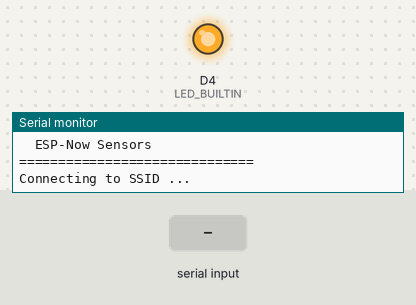
Simulated run of this program. Board: ESP8266 (Wemos D1 mini). Parts: output pins drawn as LEDs (lit = HIGH, except the on-board LED, lit = LOW), the last lines printed to the serial monitor. Inputs (shaded band) come from the test bench. WiFi joins after 1.5 s; servers stay silent unless stated; the local clock reads 2024-03-15 10:24:30 at power-on unless the program sets it; no MQTT or app messages arrive unless stated.

Above: at 0.1 s.
At 3.2 s:
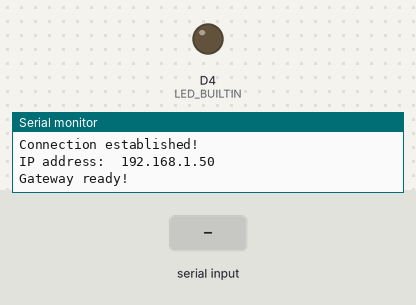
3.3 s: "1\n" received over the second serial link
Timing chart, 0 to 6.3 s (numbered marks = the images above; inputs shaded):
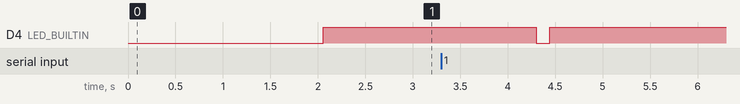

The program:

main.cpp
```cpp
#include <Arduino.h>
#include "PubSubClient.h"
#include "SoftwareSerial.h"
#include "ArduinoJson.h"
#include "time.h"

#include "secrets.h"

#ifdef ESP32
#include <WiFi.h>
#include <esp_now.h>
#else
#include <ESP8266WiFi.h>
#include <espnow.h>
#endif

// Uncomment to view debug prints
#define DEBUG_FLAG

// WIFI Settings
#define WIFI_SSID SECRET_SSID
#define WIFI_PASSWORD SECRET_PASSWORD

// MQTT
#define mqttServer IPAddress(192, 168, 1, 50)
#define mqttPort 1883

#define MSG_TOPIC_SIZE 100 // not sure 50 was too short
char mqttTopic[MSG_TOPIC_SIZE];

// Serial
#define SERIAL_BUFFER_SIZE 256
#define SERIAL_RX_PIN D5
#define SERIAL_TX_PIN D6
char end_char = '\0';

// Sensors
struct SensorData
{
    String id = ""; // mac-addr example: "B4E62D693C11",
    String name = "";
    String data = ""; // "data" : "{"battery" : 3.261719, "moisture" : 40, "uptime" : 131}"
};

// Initialization
WiFiClient wifiClient;
PubSubClient mqttClient(wifiClient);
SoftwareSerial SSerial(SERIAL_RX_PIN, SERIAL_TX_PIN); // D5 and D6 on Wemos D1 mini
SensorData sensors[10];
size_t numberOfSensor = 0;

void onMqttMessage(char *topic, byte *payload, unsigned int length)
{
    // currently not listening to anything
}

void mqttReconnect()
{
    if (!mqttClient.connected())
    {
        mqttClient.setServer(mqttServer, mqttPort);
        mqttClient.setCallback(onMqttMessage);
        if (mqttClient.connect("ESP-Now Sensors"))
        {
            mqttClient.subscribe("cmnd/sensor");
            mqttClient.publish("ESP-Now/sensor/status", "online");
#ifdef DEBUG_FLAG
            Serial.print('\n');
            Serial.println(F("ESP-Now/sensor/status  online"));
            Serial.println();
            Serial.println(F("Connected to MQTT"));
#endif
        }
    }
}

void mqttPublishState(char macAdress[], char topic[], String payload)
{
    strcpy(mqttTopic, "ESP-Now/sensor_");
    strcat(mqttTopic, macAdress);
    strcat(mqttTopic, "/");
    strcat(mqttTopic, topic);

#ifdef DEBUG_FLAG
    Serial.println("");
    Serial.println("Sending State!");
    Serial.print("State Topic: ");
    Serial.println(mqttTopic);
    Serial.print("State Payload: ");
    Serial.println(payload.c_str());
    Serial.println("");
#endif

    mqttClient.publish(mqttTopic, payload.c_str());
}
void mqttPublishConfig(char macAdress[], char topic[], String payload)
{
    strcpy(mqttTopic, "homeassistant/sensor/espnow-");
    strcat(mqttTopic, macAdress);
    strcat(mqttTopic, "/");
    strcat(mqttTopic, topic);

#ifdef DEBUG_FLAG
    Serial.println("");
    Serial.println("Sending Config!");
    Serial.print("Config Topic: ");
    Serial.println(mqttTopic);
    Serial.print("Config Payload: ");
    Serial.println(payload.c_str());
    Serial.println("");
#endif

    mqttClient.publish(mqttTopic, payload.c_str(), true);
}

void sendMQTTDiscoveryMsg(SensorData &sensor)
{
    {
        DynamicJsonDocument doc(1024);
        doc["device_class"] = "humidity";
        doc["state_class"] = "measurement";
        doc["icon"] = "mdi:clock";
        doc["unit_of_measurement"] = "ms";
        doc["name"] = "Uptime";
        doc["value_template"] = "{{value_json.uptime}}";
        doc["unique_id"] = "ESP-Now-" + sensor.id + "_uptime";
        doc["state_topic"] = "ESP-Now/sensor_" + sensor.id + "/state";
        doc["availability_topic"] = "ESP-Now/sensor_" + sensor.id + "/status";
        JsonObject device = doc.createNestedObject("device");
        device["identifiers"] = sensor.id;
        device["name"] = "sensor_" + sensor.id;
        device["sw_version"] = "2021.10.0";
        device["model"] = "d1_mini";
        device["manufacturer"] = "espressif";

        String payload;
        serializeJson(doc, payload);
        mqttPublishConfig((char *)sensor.id.c_str(), "uptime/config", payload);
    }
    {
        DynamicJsonDocument doc(1024);
        doc["device_class"] = "humidity";
        doc["state_class"] = "measurement";
        //doc["icon"] = "mdi:water";
        doc["unit_of_measurement"] = "%";
        doc["name"] = "Moisture";
        doc["value_template"] = "{{value_json.moisture}}";
        doc["unique_id"] = "ESP-Now-" + sensor.id + "_moisture";
        doc["state_topic"] = "ESP-Now/sensor_" + sensor.id + "/state";
        doc["availability_topic"] = "ESP-Now/sensor_" + sensor.id + "/status";
        JsonObject device = doc.createNestedObject("device");
        device["identifiers"] = sensor.id;
        device["name"] = "sensor_" + sensor.id;
        device["sw_version"] = "2021.10.0";
        device["model"] = "d1_mini";
        device["manufacturer"] = "espressif";

        String payload;
        serializeJson(doc, payload);
        mqttPublishConfig((char *)sensor.id.c_str(), "moisture/config", payload);
    }
    {
        DynamicJsonDocument doc(1024);
        doc["device_class"] = "voltage";
        doc["state_class"] = "measurement";
        doc["icon"] = "mdi:battery";
        doc["unit_of_measurement"] = "V";
        doc["name"] = "Battery Voltage";
        doc["value_template"] = "{{value_json.battery}}";
        doc["unique_id"] = "ESP-Now-" + sensor.id + "_battery";
        doc["state_topic"] = "ESP-Now/sensor_" + sensor.id + "/state";
        doc["availability_topic"] = "ESP-Now/sensor_" + sensor.id + "/status";
        JsonObject device = doc.createNestedObject("device");
        device["identifiers"] = sensor.id;
        device["name"] = "sensor_" + sensor.id;
        device["sw_version"] = "2021.10.0";
        device["model"] = "d1_mini";
        device["manufacturer"] = "espressif";

        String payload;
        serializeJson(doc, payload);
        mqttPublishConfig((char *)sensor.id.c_str(), "battery/config", payload);
    }
}

void publishState(StaticJsonDocument<256> &doc)
{
    String payload;
    serializeJson(doc["data"], payload);
    String macAddr = doc["mac"];
    mqttPublishState((char *)macAddr.c_str(), "state", payload);
}

bool checkIfNewSensor(String id)
{
    bool found = false;
    for (size_t i = 0; i < numberOfSensor; i++)
    {
        if (sensors[i].id == id)
        {
            found = true;
            break;
        }
    }
    return !found;
};

void sensorMessageReceived(StaticJsonDocument<256> &doc)
{
    digitalWrite(LED_BUILTIN, LOW);

    JsonObject data = doc["data"].as<JsonObject>();
    data["uptime"] = doc["uptime"];

    SensorData sensor;
    sensor.id = doc["mac"].as<String>();
    sensor.name = "Sensor " + doc["mac"].as<String>();

    if (checkIfNewSensor(sensor.id))
    {
        sendMQTTDiscoveryMsg(sensor);
        numberOfSensor++;
    }

    serializeJson(doc["data"], sensor.data);
    publishState(doc);

    mqttPublishState((char *)sensor.id.c_str(), "status", "online");
    digitalWrite(LED_BUILTIN, HIGH);
}

/* ##### WifiManager ##### */

void wifiConnected()
{
    mqttReconnect();
    configTime(2 * 3600, 0, "pool.ntp.org", "time.nist.gov");
    digitalWrite(LED_BUILTIN, HIGH);

#ifdef DEBUG_FLAG
    Serial.println(F("\nConnection established!"));
    Serial.print(F("IP address:\t"));
    Serial.println(WiFi.localIP());
    Serial.println(F("\nGateway ready!"));
#endif
}

/* ############################ Setup ############################################# */

void setup()
{
    Serial.begin(115200);
    SSerial.begin(9600);
#ifdef DEBUG_FLAG
    Serial.println();
    Serial.println(F("=============================="));
    Serial.println(F("  ESP-Now Sensors"));
    Serial.println(F("=============================="));
    Serial.println();
#endif

    pinMode(LED_BUILTIN, OUTPUT);
    digitalWrite(LED_BUILTIN, LOW);

    WiFi.begin(WIFI_SSID, WIFI_PASSWORD);
    Serial.print("Connecting to ");
    Serial.print(WIFI_SSID);
    Serial.println(" ...");

    int i = 0;
    while (WiFi.status() != WL_CONNECTED)
    { // Wait for the Wi-Fi to connect
        delay(1000);
        Serial.print(++i);
        Serial.print(' ');
    }

    wifiConnected();
}

void loop()
{
    mqttReconnect();
    mqttClient.loop();

    if (SSerial.available())
    {
        StaticJsonDocument<256> doc; // larger than it needs to be (Serial buffer size)

        char data[SERIAL_BUFFER_SIZE];
        SSerial.readBytesUntil(end_char, data, SERIAL_BUFFER_SIZE);

        // Decode message
        char *buffer = (char *)data;
        String msg_raw = String(buffer);

        deserializeJson(doc, msg_raw);

#ifdef DEBUG_FLAG
        Serial.println();
        Serial.println("New Message: ");
        Serial.print("Received: ");
        serializeJson(doc, Serial);
        Serial.println();
        Serial.println();
#endif

        sensorMessageReceived(doc);
    }
}
```

secrets.h
```cpp
#define SECRET_SSID "SSID"
#define SECRET_PASSWORD "PASSWORD"
```

Measured:
- after the input at 3.3 s, D4 (LED_BUILTIN): HIGH → LOW after 1.0 s, → HIGH 0.14 s later
